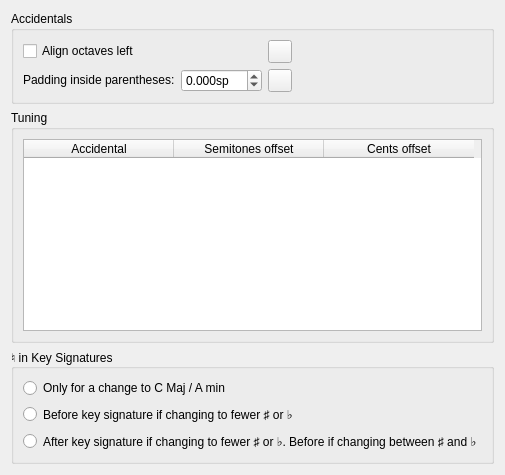
      <widget class="QWidget" name="PageAccidentals">
       <layout class="QVBoxLayout" name="verticalLayout_30">
        <item>
         <widget class="QGroupBox" name="groupBox_accidentals">
          <property name="title">
           <string>Accidentals</string>
          </property>
          <layout class="QGridLayout" name="gridLayout_51">
           <item row="0" column="3">
            <widget class="QToolButton" name="resetAccidentalsOctaveColumnsAlignLeft">
             <property name="toolTip">
              <string>Reset to align accidentals within octaves to default</string>
             </property>
             <property name="accessibleName">
              <string>Reset 'Align octaves left' value</string>
             </property>
             <property name="text">
              <string notr="true"/>
             </property>
            </widget>
           </item>
           <item row="1" column="4" rowspan="2">
            <spacer name="horizontalSpacer_6">
             <property name="orientation">
              <enum>Qt::Horizontal</enum>
             </property>
             <property name="sizeHint" stdset="0">
              <size>
               <width>0</width>
               <height>0</height>
              </size>
             </property>
            </spacer>
           </item>
           <item row="0" column="0" colspan="3">
            <widget class="QCheckBox" name="accidentalsOctaveColumnsAlignLeft">
             <property name="toolTip">
              <string>When a chord has accidentals octave apart, these will be placed in the same columns. However, sometimes one of these accidentals can be larger than another, causing thus moving the others. 
By default, they will be placed such as that their right end are at the same level. Use this checkbox to override this behaviour.</string>
             </property>
             <property name="text">
              <string>Align octaves left</string>
             </property>
            </widget>
           </item>
           <item row="1" column="2" rowspan="2">
            <widget class="QDoubleSpinBox" name="accidentalsBracketsBadding">
             <property name="sizePolicy">
              <sizepolicy hsizetype="Preferred" vsizetype="Fixed">
               <horstretch>0</horstretch>
               <verstretch>0</verstretch>
              </sizepolicy>
             </property>
             <property name="accessibleName">
              <string>Set value for padding inside parentheses around accidentals</string>
             </property>
             <property name="suffix">
              <string>sp</string>
             </property>
             <property name="decimals">
              <number>3</number>
             </property>
             <property name="minimum">
              <double>-10.000000000000000</double>
             </property>
             <property name="maximum">
              <double>10.000000000000000</double>
             </property>
             <property name="singleStep">
              <double>0.100000000000000</double>
             </property>
            </widget>
           </item>
           <item row="1" column="3" rowspan="2">
            <widget class="QToolButton" name="resetAccidentalsBracketPadding">
             <property name="toolTip">
              <string>Reset padding inside parentheses to default</string>
             </property>
             <property name="accessibleName">
              <string>Reset 'Padding inside parentheses' value</string>
             </property>
             <property name="text">
              <string notr="true"/>
             </property>
            </widget>
           </item>
           <item row="1" column="0" rowspan="2" colspan="2">
            <widget class="QLabel" name="label_147">
             <property name="sizePolicy">
              <sizepolicy hsizetype="Fixed" vsizetype="Fixed">
               <horstretch>0</horstretch>
               <verstretch>0</verstretch>
              </sizepolicy>
             </property>
             <property name="toolTip">
              <string>Bracketed accidentals have a margin between the accidental and the brackets.</string>
             </property>
             <property name="text">
              <string>Padding inside parentheses:</string>
             </property>
             <property name="buddy">
              <cstring>accidentalsBracketsBadding</cstring>
             </property>
            </widget>
           </item>
          </layout>
         </widget>
        </item>
        <item>
         <widget class="QGroupBox" name="accidentalsGroup">
          <property name="title">
           <string>Tuning</string>
          </property>
          <layout class="QVBoxLayout" name="verticalLayout_31">
           <item>
            <widget class="QTableWidget" name="accidentalTable">
             <attribute name="horizontalHeaderDefaultSectionSize">
              <number>150</number>
             </attribute>
             <column>
              <property name="text">
               <string>Accidental</string>
              </property>
             </column>
             <column>
              <property name="text">
               <string>Semitones offset</string>
              </property>
             </column>
             <column>
              <property name="text">
               <string>Cents offset</string>
              </property>
             </column>
            </widget>
           </item>
          </layout>
         </widget>
        </item>
        <item>
         <widget class="QGroupBox" name="keySigNaturalsGroup">
          <property name="title">
           <string>♮ in Key Signatures</string>
          </property>
          <layout class="QVBoxLayout" name="verticalLayout_35">
           <item>
            <widget class="QRadioButton" name="radioKeySigNatNone">
             <property name="text">
              <string>Only for a change to C Maj / A min</string>
             </property>
            </widget>
           </item>
           <item>
            <widget class="QRadioButton" name="radioKeySigNatBefore">
             <property name="text">
              <string>Before key signature if changing to fewer ♯ or ♭</string>
             </property>
            </widget>
           </item>
           <item>
            <widget class="QRadioButton" name="radioKeySigNatAfter">
             <property name="text">
              <string>After key signature if changing to fewer ♯ or ♭. Before if changing between ♯ and ♭</string>
             </property>
            </widget>
           </item>
          </layout>
         </widget>
        </item>
        <item>
         <spacer name="verticalSpacer_5">
          <property name="orientation">
           <enum>Qt::Vertical</enum>
          </property>
          <property name="sizeHint" stdset="0">
           <size>
            <width>0</width>
            <height>0</height>
           </size>
          </property>
         </spacer>
        </item>
       </layout>
      </widget>
